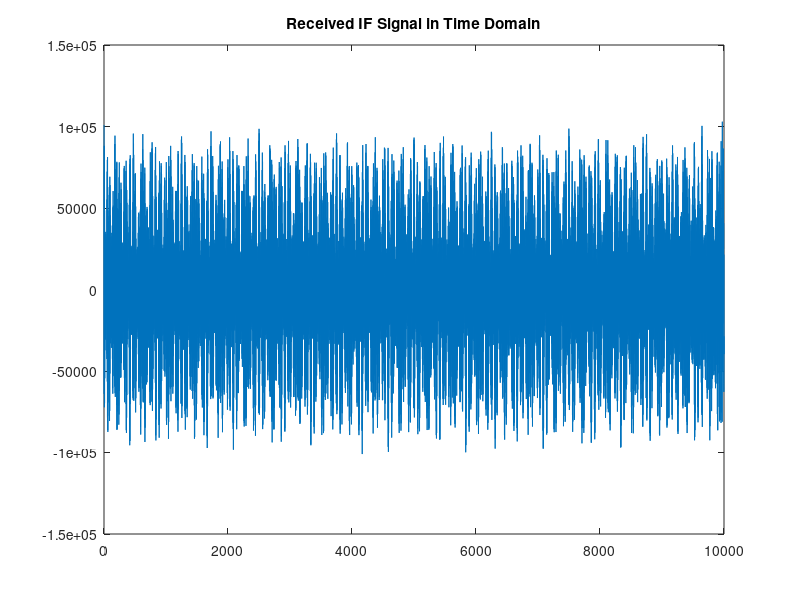
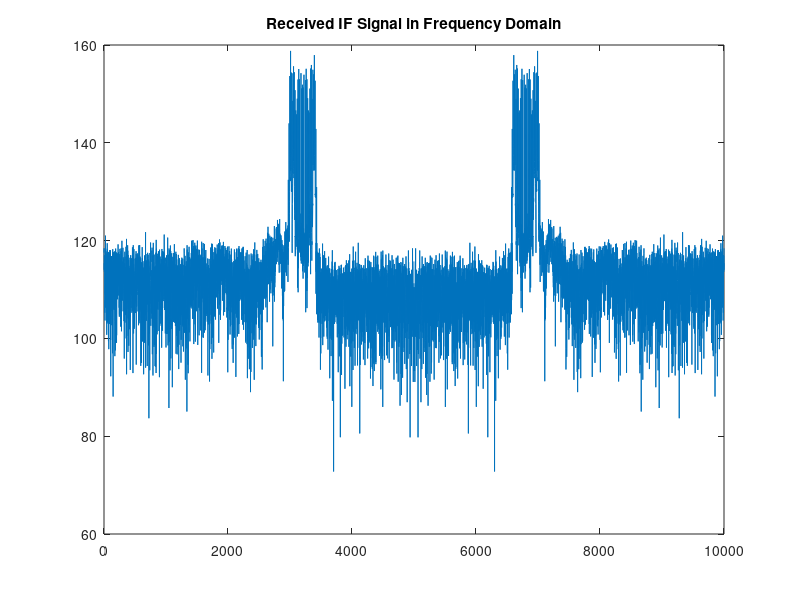

Write the MATLAB code that produced these figures, in order. (Note: this script raises an error after producing the figures.)
%% 
%Name: Amisha Manga
%Date: 20/01/2022
%Code: The code below plots the raw radar data provided, and plots the micro
%doppler spectrum of the shuriken in an attempt to identify
%which suspect attacked 'Garmin'

%%
close all;
fclose all;
clear all;
clc;
format compact;
format short;

addpath('Functions');

%% Read IF Data from CSV file
rawData = csvread('RadarData.csv');

%% Plot Raw Data in Time Domain
figure;
plot(rawData);
title("Received IF Signal in Time Domain");

%% Plot Raw Data in Frequency Domain
figure;
fftRawData = fft(rawData); % Zero pad to 16384, next power of 2
%fftRawData = fft(rawData, 2^14, 2); % Zero pad to 16384, next power of 2
plot(20*log10(abs(fftRawData)));
title("Received IF Signal in Frequency Domain");

%% Params for Spectrogram Function

WinL =128;                          % fft window length
overLap = 8;                        % overlap size
nfft = 1024;                        % zero padding for window fft
beta = 2.5;                         % shape factor for kaiser filter: sdie lobe attenuation
dbdown = 20;                        % limiting the range of STFT values to the maximum value

%% Draw Spectrogram
STFTM = Specgram(rawData,WinL , overLap, nfft, beta);
STFTM = 20*log10(abs(STFTM));

% Find maximum value in the db plot
STFTMdbmax = max(STFTM(:)); 
caxis = [STFTMdbmax-dbdown STFTMdbmax]; 

figure;
SpecAxis = imagesc(STFTM, caxis);
ylabel('Frequency (kHz)'); 
xlabel('Time (ms)'); 
title('Micro-Doppler Spectrum of Mystery Shuriken');
colorbar;
colormap(jet);

% Label Axes
yticklabels = -5:1:5;     % 10 kHz
xticklabels = 0:100:1000; % 1 second
set(gca, 'YTick', linspace(1, nfft, numel(yticklabels)), 'YTickLabel', flipud(yticklabels(:)), ...
'XTick',linspace(1, width(STFTM), numel(xticklabels)), 'XTickLabel', xticklabels );
